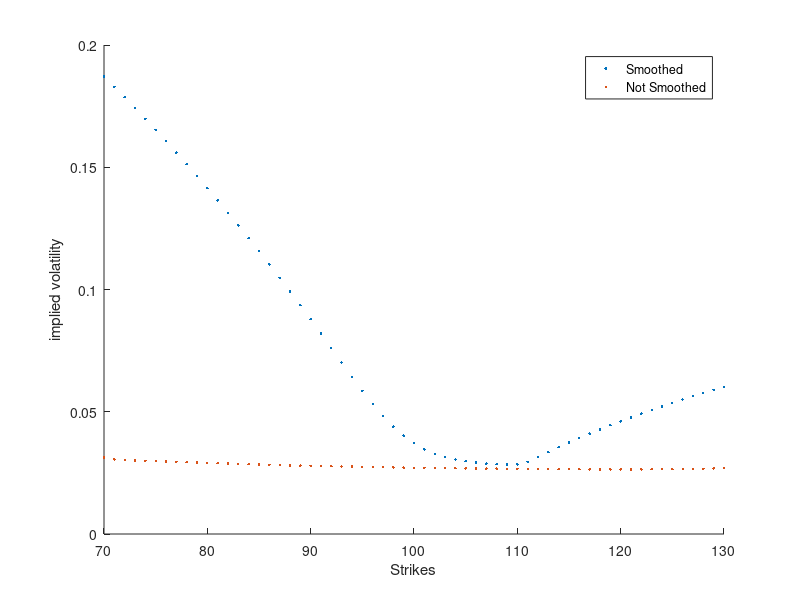

Source code (MATLAB):
clear
clc

% Matrix
    % Strike
    % Put list
    % Call list
    % Call minus Put
    % Call until midpoint, then put
    % impvol Call/Put
    % impvolsmoothed Call/Put

r = 0.0453; % random interest rate that we keep constant thoughout the code

T = 30/360;

load BatesPutSmoothedNEW.mat implied_volatility_smoothed strike
load GeneratedputBatesForSmoothing.mat ivs PutList

strike = strike(123:183);
PutList = PutList(:,3);

impvolput = ivs(:,3);

impvolsmoothedput = implied_volatility_smoothed(123:183);

clear implied_volatility_smoothed


load BatesCallSmoothedNEW.mat implied_volatility_smoothed
load GeneratedcallBatesForSmoothing.mat ivs CallList

CallList = CallList(:,3);

impvolcall = ivs(:,3);

impvolsmoothedcall = implied_volatility_smoothed(123:183);

clear ivs implied_volatility_smoothed


Matrix(:,1) = strike;
Matrix(:,2) = PutList;
Matrix(:,3) = CallList;
Matrix(:,4) = Matrix(:,3) - Matrix(:,2); % Call minus Put


% Finding the row s.t. min|C-P|: 
midpointIndex = find(abs(Matrix(:,4)) == min(abs(Matrix(:,4))));

% Calculating F zero (whole forumla):
F_zero = Matrix(midpointIndex,1) +  exp(r * T) * Matrix(midpointIndex,4);

% Finding the corresponding K zero:
index = find(F_zero >= Matrix(:,1),1,'last');
K_zero = Matrix(index, 1);

% Choosing the corresponding OTM P/C price for calculation:

for j = 1 : 1 : length(Matrix)
    if Matrix(j,1) < K_zero         %OTM Put
        Matrix(j,6) = Matrix(j,2);
        Matrix(j,7) = impvolcall(j);
        Matrix(j,8) = impvolsmoothedcall(j);

    elseif Matrix(j,4) == K_zero    %ATM option
        Matrix(j,6) = (Matrix(j,2) + Matrix(j,3))/2;
        Matrix(j,7) = impvolcall(j);
        Matrix(j,8) = impvolsmoothedcall(j);

    else                            %OTM Call
        Matrix(j,6) = Matrix(j,3); 
        Matrix(j,7) = impvolput(j);
        Matrix(j,8) = ((impvolsmoothedput(j))^2)/100;
    end
end


Matrix(:,8) = sqrt(Matrix(:,8))/100;


figure(1)

notSmoothed = scatter(strike,Matrix(:,7),'.')
hold on
smoothed = scatter(strike,impvolsmoothedput/100,'.')

legend('Smoothed', 'Not Smoothed', 'Location','northeast')
xlabel('Strikes')
ylabel('implied volatility')

hold off


